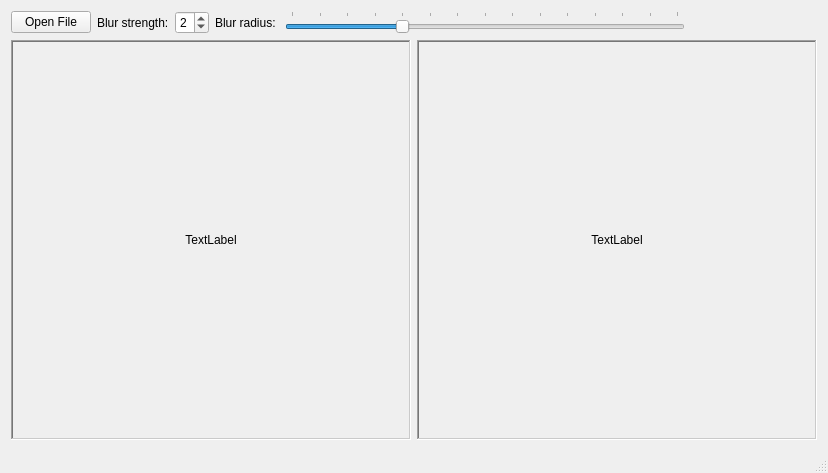
<?xml version="1.0" encoding="UTF-8"?>
<ui version="4.0">
 <class>MainWindow</class>
 <widget class="QMainWindow" name="MainWindow">
  <property name="geometry">
   <rect>
    <x>0</x>
    <y>0</y>
    <width>826</width>
    <height>472</height>
   </rect>
  </property>
  <property name="windowTitle">
   <string>MainWindow</string>
  </property>
  <widget class="QWidget" name="centralWidget">
   <layout class="QVBoxLayout" name="verticalLayout">
    <item>
     <layout class="QHBoxLayout" name="layoutUIElements">
      <item>
       <widget class="QPushButton" name="buttonOpenFile">
        <property name="text">
         <string>Open File</string>
        </property>
       </widget>
      </item>
      <item>
       <widget class="QLabel" name="labelConstantBlurType">
        <property name="text">
         <string>Blur strength:</string>
        </property>
       </widget>
      </item>
      <item>
       <widget class="QSpinBox" name="spinBoxBlurType">
        <property name="sizePolicy">
         <sizepolicy hsizetype="Preferred" vsizetype="Minimum">
          <horstretch>0</horstretch>
          <verstretch>0</verstretch>
         </sizepolicy>
        </property>
        <property name="minimumSize">
         <size>
          <width>0</width>
          <height>0</height>
         </size>
        </property>
        <property name="minimum">
         <number>1</number>
        </property>
        <property name="maximum">
         <number>3</number>
        </property>
        <property name="value">
         <number>2</number>
        </property>
       </widget>
      </item>
      <item>
       <widget class="QLabel" name="labelConstantBlurAmount">
        <property name="text">
         <string>Blur radius: </string>
        </property>
       </widget>
      </item>
      <item>
       <widget class="QSlider" name="sliderBlurRadius">
        <property name="sizePolicy">
         <sizepolicy hsizetype="Minimum" vsizetype="Minimum">
          <horstretch>0</horstretch>
          <verstretch>0</verstretch>
         </sizepolicy>
        </property>
        <property name="minimumSize">
         <size>
          <width>400</width>
          <height>0</height>
         </size>
        </property>
        <property name="minimum">
         <number>1</number>
        </property>
        <property name="maximum">
         <number>15</number>
        </property>
        <property name="pageStep">
         <number>10</number>
        </property>
        <property name="value">
         <number>5</number>
        </property>
        <property name="orientation">
         <enum>Qt::Horizontal</enum>
        </property>
        <property name="invertedAppearance">
         <bool>false</bool>
        </property>
        <property name="invertedControls">
         <bool>false</bool>
        </property>
        <property name="tickPosition">
         <enum>QSlider::TicksAbove</enum>
        </property>
        <property name="tickInterval">
         <number>1</number>
        </property>
       </widget>
      </item>
      <item>
       <spacer name="horizontalSpacer">
        <property name="orientation">
         <enum>Qt::Horizontal</enum>
        </property>
        <property name="sizeHint" stdset="0">
         <size>
          <width>40</width>
          <height>20</height>
         </size>
        </property>
       </spacer>
      </item>
     </layout>
    </item>
    <item>
     <layout class="QHBoxLayout" name="layoutImages">
      <property name="sizeConstraint">
       <enum>QLayout::SetDefaultConstraint</enum>
      </property>
      <item>
       <widget class="QLabel" name="labelOriginalImage">
        <property name="sizePolicy">
         <sizepolicy hsizetype="Expanding" vsizetype="Expanding">
          <horstretch>0</horstretch>
          <verstretch>0</verstretch>
         </sizepolicy>
        </property>
        <property name="minimumSize">
         <size>
          <width>400</width>
          <height>400</height>
         </size>
        </property>
        <property name="sizeIncrement">
         <size>
          <width>1</width>
          <height>1</height>
         </size>
        </property>
        <property name="baseSize">
         <size>
          <width>0</width>
          <height>0</height>
         </size>
        </property>
        <property name="frameShape">
         <enum>QFrame::WinPanel</enum>
        </property>
        <property name="frameShadow">
         <enum>QFrame::Sunken</enum>
        </property>
        <property name="text">
         <string>TextLabel</string>
        </property>
        <property name="scaledContents">
         <bool>false</bool>
        </property>
        <property name="alignment">
         <set>Qt::AlignCenter</set>
        </property>
        <property name="margin">
         <number>0</number>
        </property>
       </widget>
      </item>
      <item>
       <widget class="QLabel" name="labelBlurredImage">
        <property name="sizePolicy">
         <sizepolicy hsizetype="Expanding" vsizetype="Expanding">
          <horstretch>0</horstretch>
          <verstretch>0</verstretch>
         </sizepolicy>
        </property>
        <property name="minimumSize">
         <size>
          <width>400</width>
          <height>400</height>
         </size>
        </property>
        <property name="frameShape">
         <enum>QFrame::WinPanel</enum>
        </property>
        <property name="frameShadow">
         <enum>QFrame::Sunken</enum>
        </property>
        <property name="text">
         <string>TextLabel</string>
        </property>
        <property name="alignment">
         <set>Qt::AlignCenter</set>
        </property>
       </widget>
      </item>
     </layout>
    </item>
   </layout>
  </widget>
  <widget class="QStatusBar" name="statusBar"/>
 </widget>
 <layoutdefault spacing="6" margin="11"/>
 <resources/>
 <connections/>
</ui>
